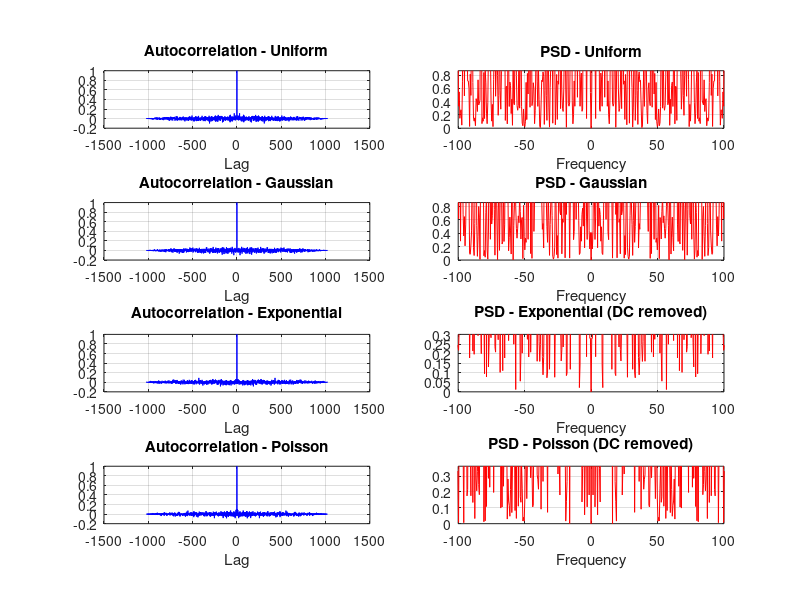

MATLAB code for this plot:
pkg load statistics;

N = 1024;
Fs = 1000;
f = linspace(-Fs/2, Fs/2, 2*N - 1);

% Uniform [-3, 3]
x_uni = unifrnd(-3, 3, [1, N]);
x_uni = x_uni - mean(x_uni);  % Remove DC

% Gaussian (mean 0, std 1)
x_gau = normrnd(0, 1, [1, N]);
x_gau = x_gau - mean(x_gau);

% Exponential (lambda = 1)
x_exp = exprnd(1, [1, N]);
x_exp = x_exp - mean(x_exp);

% Poisson (lambda = 5)
x_poi = poissrnd(5, [1, N]);
x_poi = x_poi - mean(x_poi);

[acor_uni, lags] = xcorr(x_uni, 'coeff');
[acor_gau, ~] = xcorr(x_gau, 'coeff');
[acor_exp, ~] = xcorr(x_exp, 'coeff');
[acor_poi, ~] = xcorr(x_poi, 'coeff');

psd_uni = abs(fftshift(fft(acor_uni)));
psd_gau = abs(fftshift(fft(acor_gau)));
psd_exp = abs(fftshift(fft(acor_exp)));
psd_poi = abs(fftshift(fft(acor_poi)));

figure('Position', [50, 50, 1600, 1200]);

% Uniform
subplot(4,2,1);
plot(lags, acor_uni, 'b');
title('Autocorrelation - Uniform');
xlabel('Lag'); grid on;
ylim([-0.2 1]);

subplot(4,2,2);
plot(f, psd_uni, 'r');
title('PSD - Uniform');
xlabel('Frequency'); grid on;
xlim([-100 100]);
ylim([0 max(psd_uni)*0.1]);

% Gaussian
subplot(4,2,3);
plot(lags, acor_gau, 'b');
title('Autocorrelation - Gaussian');
xlabel('Lag'); grid on;
ylim([-0.2 1]);

subplot(4,2,4);
plot(f, psd_gau, 'r');
title('PSD - Gaussian');
xlabel('Frequency'); grid on;
xlim([-100 100]);
ylim([0 max(psd_gau)*0.1]);

% Exponential
subplot(4,2,5);
plot(lags, acor_exp, 'b');
title('Autocorrelation - Exponential');
xlabel('Lag'); grid on;
ylim([-0.2 1]);

subplot(4,2,6);
plot(f, psd_exp, 'r');
title('PSD - Exponential (DC removed)');
xlabel('Frequency'); grid on;
xlim([-100 100]);
ylim([0 max(psd_exp)*0.05]);

% Poisson
subplot(4,2,7);
plot(lags, acor_poi, 'b');
title('Autocorrelation - Poisson');
xlabel('Lag'); grid on;
ylim([-0.2 1]);

subplot(4,2,8);
plot(f, psd_poi, 'r');
title('PSD - Poisson (DC removed)');
xlabel('Frequency'); grid on;
xlim([-100 100]);
ylim([0 max(psd_poi)*0.05]);
